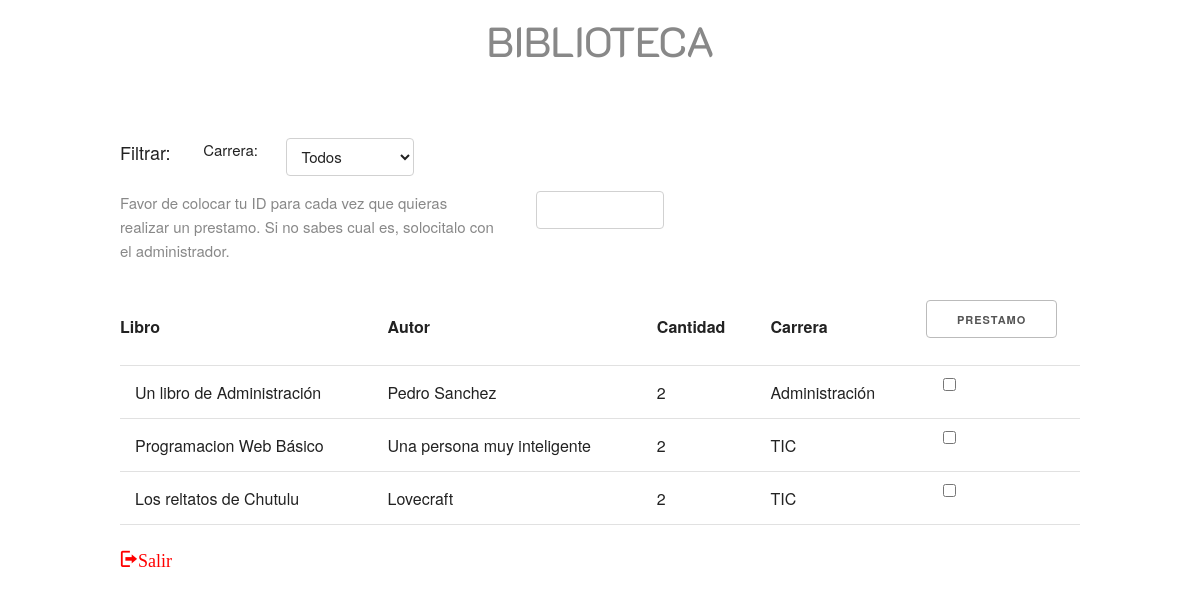
Screenshot of /home.php (signed in) with the database file from the repository.
### tables this page shows
CREATE TABLE `libro` (
  `libro_id` int(11) NOT NULL,
  `libro_titulo` varchar(255) NOT NULL,
  `libro_ISBN` varchar(255) NOT NULL,
  `libro_editorial` varchar(255) NOT NULL,
  `libro_paginas` varchar(255) NOT NULL,
  `libro_autor` varchar(255) NOT NULL,
  `libro_cantidad` int(11) NOT NULL,
  `libro_categoria` varchar(255) NOT NULL
);

### home.php (the view, shortened to what this page needs)
<?php
include_once('includes/connection.php');
if (isset($_SESSION['logged_in'])){
?>
<html lang="es">
<head>
    <link rel="stylesheet" href="assets/normalize.css">
    <link rel="stylesheet" href="assets/skeleton.css">
    <link rel="stylesheet" href="assets/style.css">
    <link rel="stylesheet" href="assets/icomoon/style.css">
</head>
<body>
<div class="" style="width: 100%; background-color: #fff;">
    <div class="container">
        <div class="row">
            <span class="twelve columns" style="height: auto; margin-top: 15px;">
                <span class="twelve columns centrar">
                    <h2 style="color: #888; font-family: k2dregular;">BIBLIOTECA</h2>
                </span>
            </span>
        </div>
    </div>
<div class="container">
<div class="row">
<p class="one columns" style="font-size: 18px;">Filtrar:</p>
<p class="one columns">Carrera:</p>
<select name="" id="filtroCarrera" class="two columns">
    <option value="" >Todos</option>
</select>
</div>
</div>
<div class="container">
<div class="row">
<?php
$query = $pdo->query("SELECT * FROM libro ORDER BY libro_id DESC");
?>
<form action="funciones.php" method="POST">
    <span class="twelve columns">
        <p class="five columns" style="color: #888;">Favor de colocar tu ID para cada vez que quieras realizar un prestamo. Si no sabes cual es, solocitalo con el administrador.</p>
        <input type="number" name="idUsuario" id="" class="two columns">
    </span>
    <table class="u-full-width" id="tabla">
        <thead>
            <tr>
                <th>Libro</th>
                <th>Autor</th>
                <th>Cantidad</th>
                <th>Carrera</th>
                <th><input type="submit" name="prestamo" value="Prestamo"></th>
            </tr>
        </thead>
        <tbody>
<?php
foreach($query as $article){
 ?>
            <tr class="<?php echo $article["libro_categoria"]; ?>">
                <td><?php echo $article["libro_titulo"]; ?></td>
                <td><?php echo $article["libro_autor"]; ?></td>
                <td><?php echo $article["libro_cantidad"]; ?></td>
                <td><?php echo $article["libro_categoria"]; ?></td>
                <td><input type="checkbox" name="id[]" value="<?php echo $article["libro_id"]; ?>" class="four columns"></td>
            </tr>
<?php } ?>
        </tbody>
    </table>
</form>
</div>
</div>
<div class="container">
<div class="row">
<a href="logout.php" class="icon-log-out one columns" style="font-size: 18px; color: red;">Salir</a>
</div>
</div>
</body>
</html>
<?php } ?>

### assets/skeleton.css (style rules this page uses)
.container { position: relative; width: 100%; max-width: 960px; margin: 0 auto; padding: 0 20px; box-sizing: border-box; }
.column, .columns { width: 100%; float: left; box-sizing: border-box; }
@media (min-width: 400px) { .container { width: 85%; padding: 0; } }
@media (min-width: 550px) { .container { width: 80%; } }
@media (min-width: 550px) { .column, .columns { margin-left: 4%; } }
@media (min-width: 550px) { .column:first-child, .columns:first-child { margin-left: 0; } }
@media (min-width: 550px) { .one.column, .one.columns { width: 4.66666666667%; } }
@media (min-width: 550px) { .two.columns { width: 13.3333333333%; } }
@media (min-width: 550px) { .four.columns { width: 30.6666666667%; } }
@media (min-width: 550px) { .five.columns { width: 39.3333333333%; } }
@media (min-width: 550px) { .twelve.columns { width: 100%; margin-left: 0; } }
html { font-size: 62.5%; }
body { font-size: 1.5em; line-height: 1.6; font-weight: 400; font-family: "Raleway", "HelveticaNeue", "Helvetica Neue", Helvetica, Arial, sans-serif; color: #222; }
h1, h2, h3, h4, h5, h6 { margin-top: 0; margin-bottom: 2rem; font-weight: 300; }
h2 { font-size: 3.6rem; line-height: 1.25; letter-spacing: -.1rem; }
@media (min-width: 550px) { h2 { font-size: 4.2rem; } }
p { margin-top: 0; }
a { color: #1EAEDB; }
.button, button, input[type="submit"], input[type="reset"], input[type="button"], input[type="file"] { display: inline-block; height: 38px; padding: 0 30px; color: #555; text-align: center; font-size: 11px; font-weight: 600; line-height: 38px; letter-spacing: .1rem; text-transform: uppercase; text-decoration: none; white-space: nowrap; background-color: transparent; border-radius: 4px; border: 1px solid #bbb; cursor: pointer; box-sizing: border-box; }
input[type="email"], input[type="number"], input[type="search"], input[type="text"], input[type="file"], input[type="tel"], input[type="url"], input[type="password"], textarea, select { height: 38px; padding: 6px 10px; background-color: #fff; border: 1px solid #D1D1D1; border-radius: 4px; box-shadow: none; box-sizing: border-box; }
input[type="email"], input[type="number"], input[type="search"], input[type="text"], input[type="file"], input[type="tel"], input[type="url"], input[type="password"], textarea { -webkit-appearance: none; -moz-appearance: none; appearance: none; }
input[type="checkbox"], input[type="radio"] { display: inline; }
th, td { padding: 12px 15px; text-align: left; border-bottom: 1px solid #E1E1E1; }
th:first-child, td:first-child { padding-left: 0; }
th:last-child, td:last-child { padding-right: 0; }
input, textarea, select, fieldset { margin-bottom: 1.5rem; }
pre, blockquote, dl, figure, table, p, ul, ol, form { margin-bottom: 2.5rem; }
.u-full-width { width: 100%; box-sizing: border-box; }
.container:after, .row:after, .u-cf { content: ""; display: table; clear: both; }

### assets/style.css (style rules this page uses)
a { text-decoration: none; }
.centrar { display: flex; justify-content: center; align-items: center; }
input[type=number] { -moz-appearance:textfield; }

### assets/icomoon/style.css (style rules this page uses)
[class^="icon-"], [class*=" icon-"] { font-family: 'icomoon' !important; speak: none; font-style: normal; font-weight: normal; font-variant: normal; text-transform: none; line-height: 1; -webkit-font-smoothing: antialiased; -moz-osx-font-smoothing: grayscale; }
.icon-log-out:before { content: "\e9d5"; }

### rows the page displays
libro: libro_titulo "Un libro de Administración", libro_autor "Pedro Sanchez", libro_cantidad "2", libro_categoria "Administración"
libro: libro_titulo "Programacion Web Básico", libro_autor "Una persona muy inteligente", libro_cantidad "2", libro_categoria "TIC"
libro: libro_titulo "Los reltatos de Chutulu", libro_autor "Lovecraft", libro_cantidad "2", libro_categoria "TIC"
